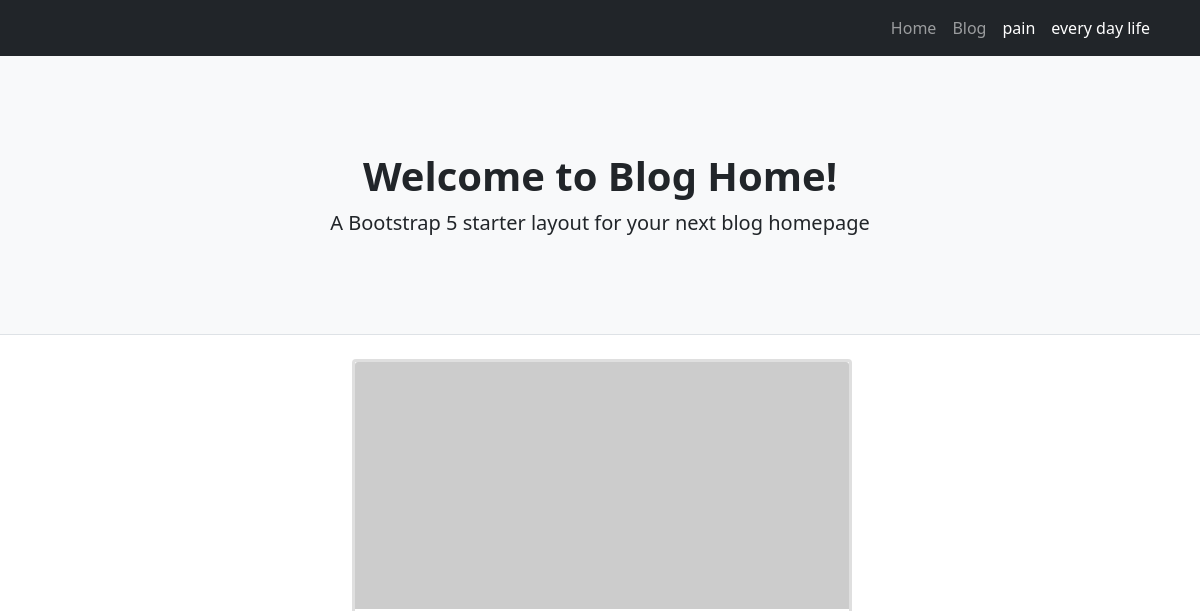
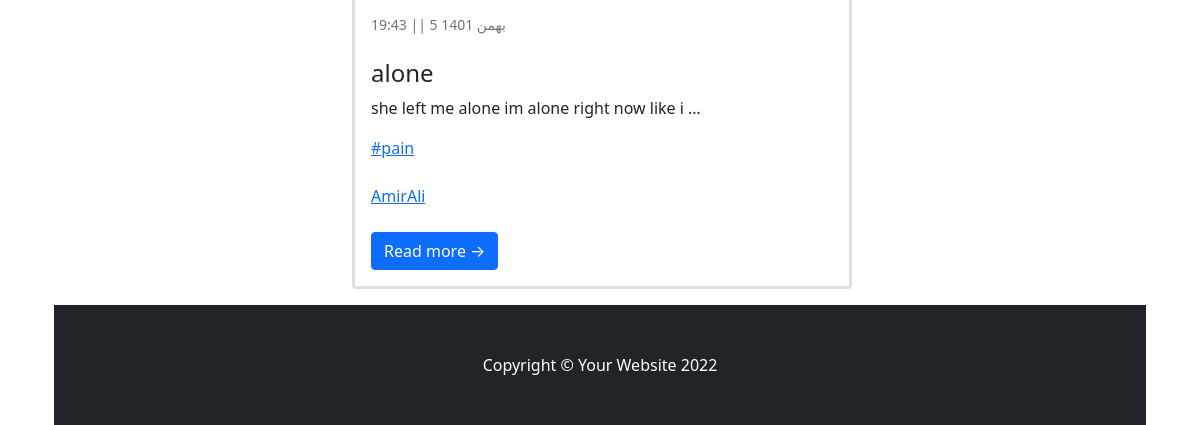
/category/pain, run on an earlier commit of the app's database (2 pictures, top to bottom).
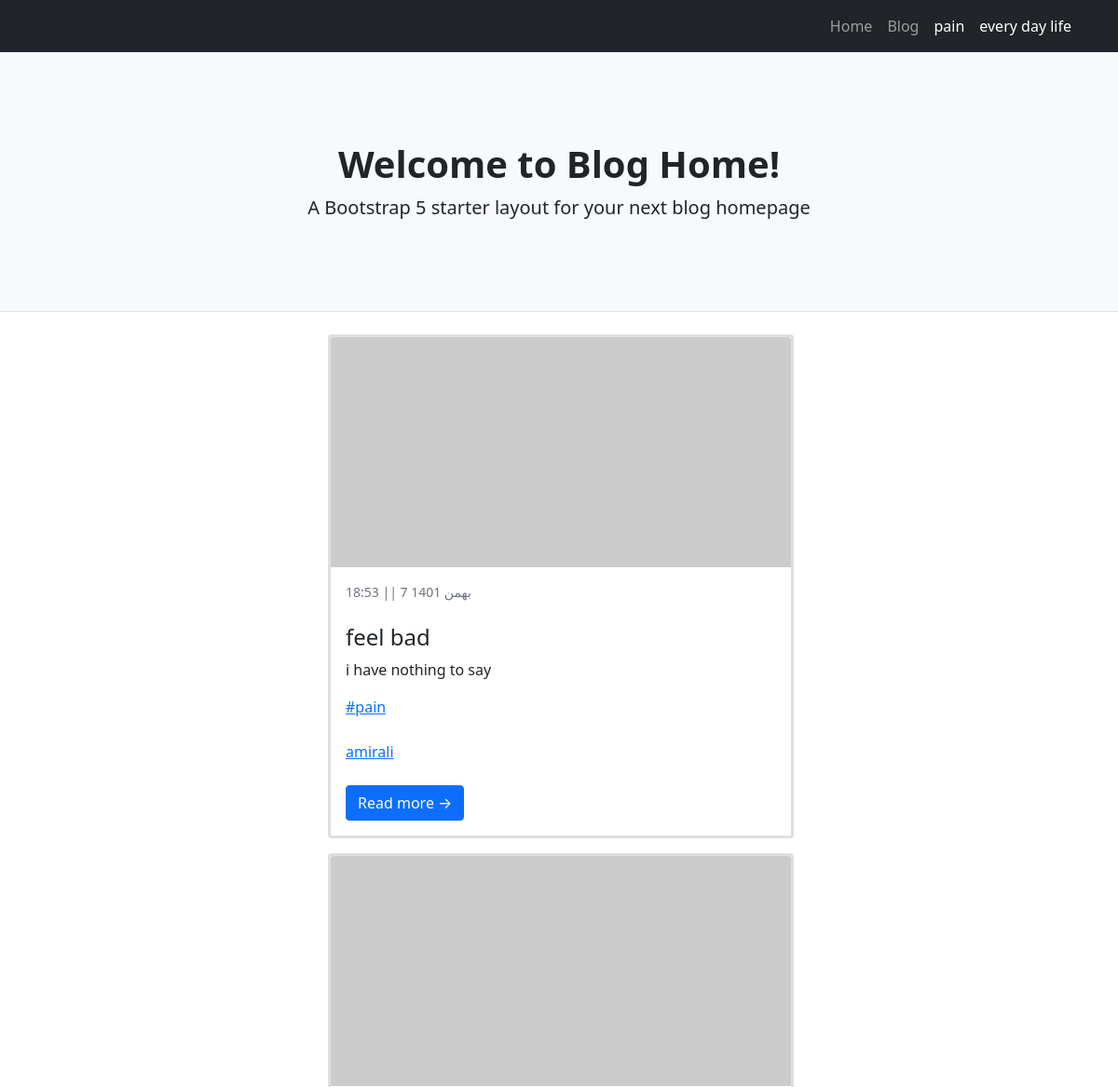
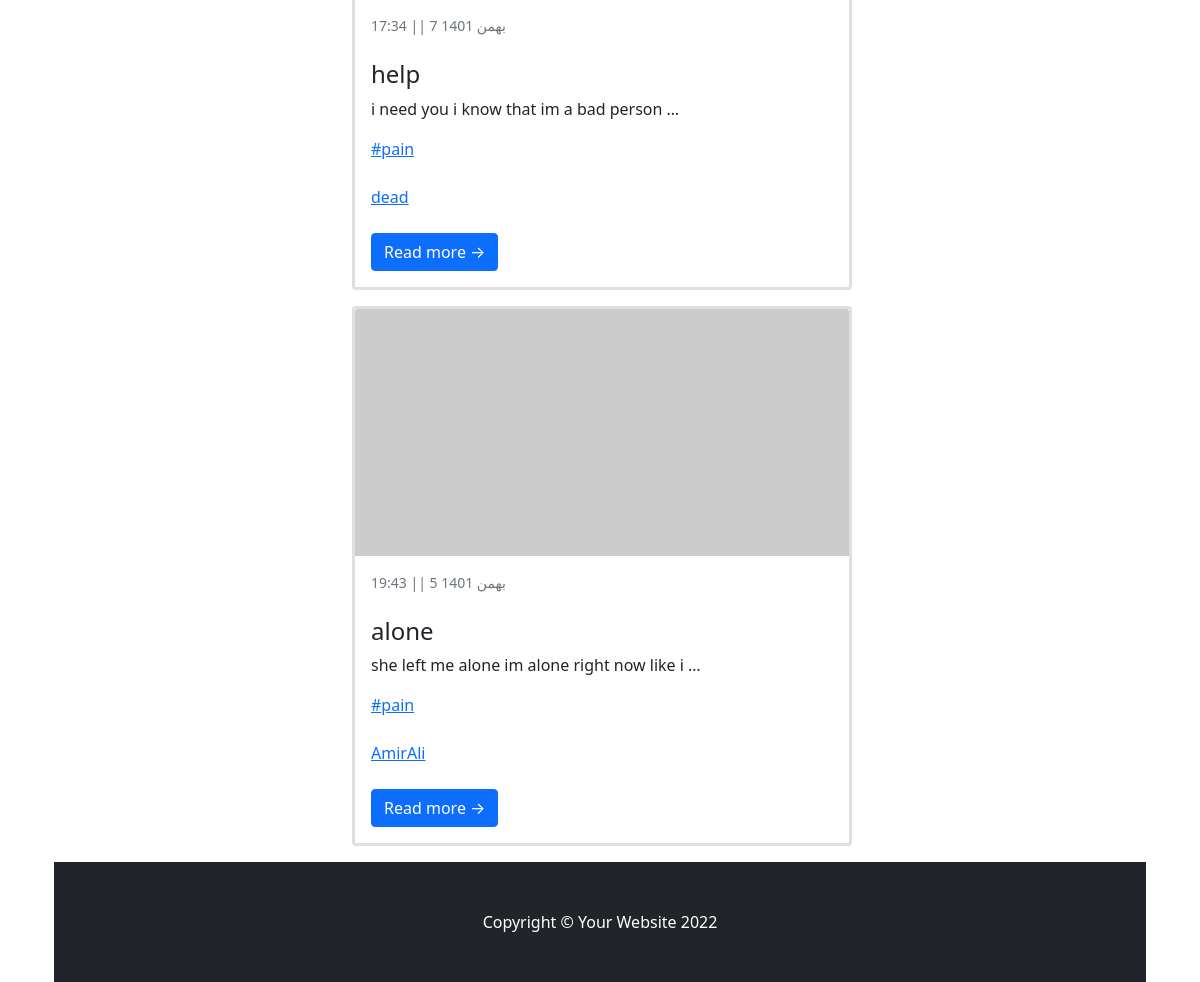
And on a later commit of the database (2 pictures, top to bottom).
### blog/models.py (models this page shows, shortened)
class Category(models.Model):
    parent = models.ForeignKey("self",default=None,null=True,blank=True,on_delete=models.SET_NULL,related_name='children')
    title = models.CharField(max_length=200)
    slug = models.SlugField(max_length=100,unique=True)
    status = models.BooleanField(default=True,verbose_name="show")
    position = models.IntegerField(verbose_name="order")
    class Meta:
        ordering = ['parent__id','position']
    objects = CategorytManager()

class Article(models.Model):
    STATUS_CHOICES=(
        ('d','draft'),
        ("p",'publish')
    )
    author = models.ForeignKey(User,on_delete=models.SET_NULL,null=True,related_name="posts_of_author")# اختصاص دادن یک نویسدنده برای پست
    title = models.CharField(max_length=200)
    slug = models.SlugField(max_length=100,unique=True)
    category = models.ManyToManyField(Category,related_name="post_of_category")
    descriptions = models.TextField()
    publish= models.DateTimeField(default=timezone.now)
    created = models.DateTimeField(auto_now_add=True)
    updated = models.DateTimeField(auto_now=True)
    status = models.CharField(max_length=1,choices=STATUS_CHOICES)
    class Meta:
        ordering = ["-publish"]
    def jalali_get_publish(self):
         return jalali_converter(self.publish)
    jalali_get_publish.short_description = "date published"
    def category_to_str(self):
        return ", ".join([category.title for category in self.category.active()])
    category_to_str.short_description = "category"  # این اطلاعات را با چه تایتلی در پنل ادمین نشان دهد
    objects = PostManager()

### account/models.py (models this page shows)
class User(AbstractUser):   #ارث بری از کلاس یوزر خود جنگو و ایجاد یوزر جدید برای استفاده توی پروژه
    is_author = models.BooleanField(default=False)
    special_user = models.DateTimeField(default=timezone.now)
    def special_or_not(self):
        if(timezone.now() < self.special_user):   #ایا یوزر الان یوزر طلایی هست یا ن
            return True
        else:
            return False
    special_or_not.boolean = True
    special_or_not.short_description = "special user"

### blog/views.py (the view)
# urls.py: path('category/<slug:slug>',Category_list.as_view(),name="category"),
class Category_list(ListView):
    paginate_by = 5  # """پیچ انیشین صفجه کتگوری"""
    template_name = "blog/category.html"
    def get_queryset(self):
        global category
        slug = self.kwargs.get("slug")
        category = get_object_or_404(Category.objects.active(),slug=slug)
        return category.post_of_category.published()
    def get_context_data(self, **kwargs):
        context = super().get_context_data(**kwargs)
        context["category"] = category
        return context

### blog/models.py (called while the page is built)
    def published(self):
        return self.filter(status="p")

    def active(self):
        return self.filter(status=True)

### blog/templatetags/base_tag.py (called while the page is built)
@register.inclusion_tag("blog/partial/navbar_tag.html")
def category_navbar():
    return {"category":Category.objects.filter(status = True)}

### extensions/jalali.py (called while the page is built)
    def persian_tuple(self):
        return self.persian_year, self.persian_month, self.persian_day

### extensions/utils.py (called while the page is built)
def jalali_converter(date):
    date_to_str = "{},{},{}".format(date.year,date.month,date.day)
    date_to_tuple = jalali.Gregorian(date_to_str).persian_tuple()
    date_to_list = list(date_to_tuple)
    for index , month in enumerate(ir_month):
        if date_to_list[1] == index+1:
            date_to_list[1]= month
            break
    output = f" ||  {date_to_list[2]} {date_to_list[1]} {date_to_list[0]}"
    output2 = f"    {date.hour}:{date.minute} "
    retu = [output,output2]
    return retu[1] + retu[0]

### templates/blog/category.html (shortened to what this page needs)
{%extends 'blog/base_list.html'%}

### templates/blog/base_list.html (shortened to what this page needs)
{%extends "blog/base.html"%}
{%block main%}
        <div class="container">
            <div class="row">
                <div class="col-lg-8">
                  {%for post in object_list%}
                  <div class="card mb-3">
                      <a href="#!"><img class="card-img-top" src="https://dummyimage.com/700x350/dee2e6/6c757d.jpg" alt="..." /></a>
                      <div class="card-body">
                          <div class="small text-muted">{{post.jalali_get_publish}}</div>
                          <h2 class="card-title h4">{{post.title}}</h2>
                          <p class="card-text">{{post.descriptions|striptags | truncatewords:10}}</p>
                            {%for cat in post.category.active%}
                            <a href='{%url "blog:category" cat.slug%}'><p class="card-text">#{{cat.title}}</p></a> <br>
                            {%endfor%}
                            <a href='{%url "blog:author" post.author%}'><p class="card-text">{{post.author}}</p></a> <br>
                          <a class="btn btn-primary" href="{%url 'blog:Details' post.slug%}">Read more →</a>
                      </div>
                  </div>
                  {%endfor%}
            </div>
        </div>
{%endblock%}

### templates/blog/partial/navbar_tag.html (shortened to what this page needs)
<div class="collapse navbar-collapse" id="navbarSupportedContent">
    <ul class="navbar-nav ms-auto mb-2 mb-lg-0">
        <li class="nav-item"><a class="nav-link" href="{%url 'blog:home'%}">Home</a></li>
        <li class="nav-item"><a class="nav-link" aria-current="page" href="{%url "blog:home"%}">Blog</a></li>
        {%for cat in category%}
            {%if cat.parent == None%}
                <li class="nav-item">
                    <a class="nav-link active" aria-current="page" href="{%url "blog:category" cat.slug %}">{{cat.title}}</a>
                </li>
            {%endif%}
        {%endfor%}
    </ul>
</div>

What changed in the data, as far as the page shows it:
added Article: jalali_get_publish "18:53 || 7 بهمن 1401", title "feel bad", descriptions "i have nothing to say", author "amirali", Category (title "pain")
added Article: jalali_get_publish "17:34 || 7 بهمن 1401", title "help", descriptions "i need you i know that im a bad person …", author "dead", Category (title "pain")
